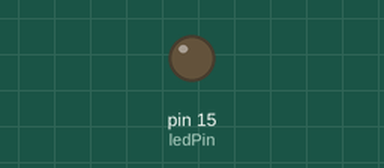
Bench run of a program on a simulated MicroPython board. Shown: output pins drawn as LEDs (lit = HIGH).

Above: at 1.5 s.
At 5.65 s:
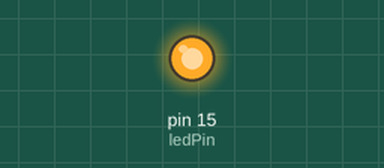
Timing chart, 0 to 6.0 s (numbered marks = the images above):
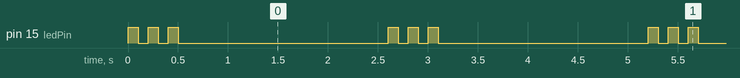

The program:

sosLed.py
```python
from machine import Pin
from time import sleep
ledPin = Pin(15, Pin.OUT)

def ledSos():
    ledPin.on()
    sleep(.1)
    ledPin.off()
    sleep(.1)

while True:
    ledSos()
    ledSos()
    ledSos()
    sleep(2)
```

Measured:
- by itself, pin 15 (ledPin): repeats every 2.6 s: 2 × (LOW 0.10 s, HIGH 0.10 s), LOW 2.1 s, HIGH 0.10 s
- by itself, everything shown: repeats every 2.6 s, in 6 steps
